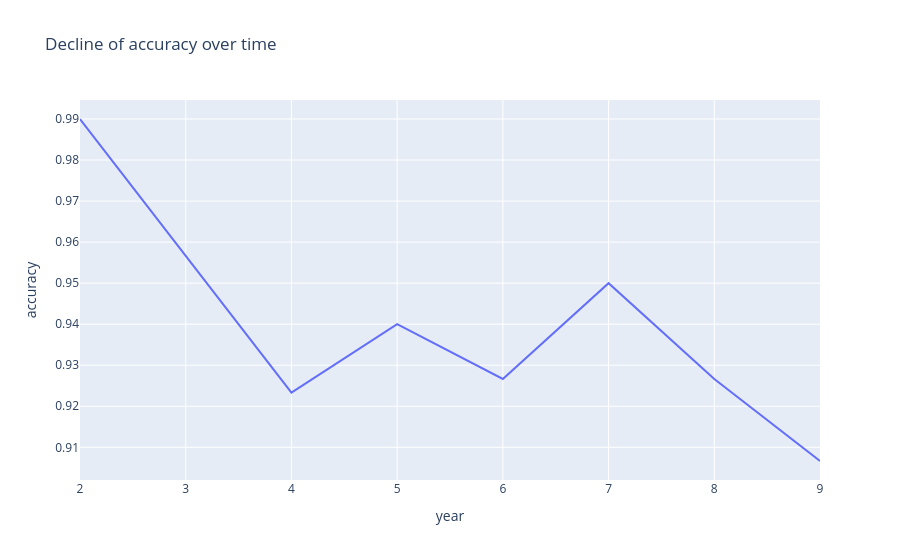

The notebook cell saved with this chart:
### Markdown cell above
Over time, the people of Driftistan gradually learn new digits. In year 3, they add the digit 3, in year 4, the digit 4 etc. 
You did not retrain your model since year 2. Let's see how well it performs over time.

### Code cell
years=np.arange(2,10)

Accuracy=[]

for year in years :

    max_digit=year

    indices=np.where(test_y<max_digit+1)
    test=test_X[indices]/256
    test=test.reshape((test.shape[0],test.shape[1]*test.shape[2]))
    true_y=test_y[indices]
    true_y[true_y!=1]=0

    test_indices=np.random.choice(test.shape[0], test_size, replace=False)

    test=test[test_indices]
    true_y=true_y[test_indices]

    pred_y=clf.predict(test)
    accuracy=accuracy_score(true_y, pred_y)
    Accuracy=Accuracy+[accuracy]
    print(f"accuracy on year {year} is : {accuracy}")

figure = px.line({'year':years,'accuracy':Accuracy}, x='year', y='accuracy', title="Decline of accuracy over time")
figure.show()

### Figure 1 — Plotly figure (JSON) as saved in the notebook; plotly's stock layout.template omitted (floating-point values rounded to 4 significant figures)
{"data": [{"hovertemplate": "year=%{x}<br>accuracy=%{y}<extra></extra>", "legendgroup": "", "line": {"color": "#636efa", "dash": "solid"}, "marker": {"symbol": "circle"}, "mode": "lines", "name": "", "orientation": "v", "showlegend": false, "x": [2, 3, 4, 5, 6, 7, 8, 9], "xaxis": "x", "y": [0.99, 0.9567, 0.9233, 0.94, 0.9267, 0.95, 0.9267, 0.9067], "yaxis": "y", "type": "scatter"}], "layout": {"xaxis": {"anchor": "y", "domain": [0, 1], "title": {"text": "year"}}, "yaxis": {"anchor": "x", "domain": [0, 1], "title": {"text": "accuracy"}}, "legend": {"tracegroupgap": 0}, "title": {"text": "Decline of accuracy over time"}}}
